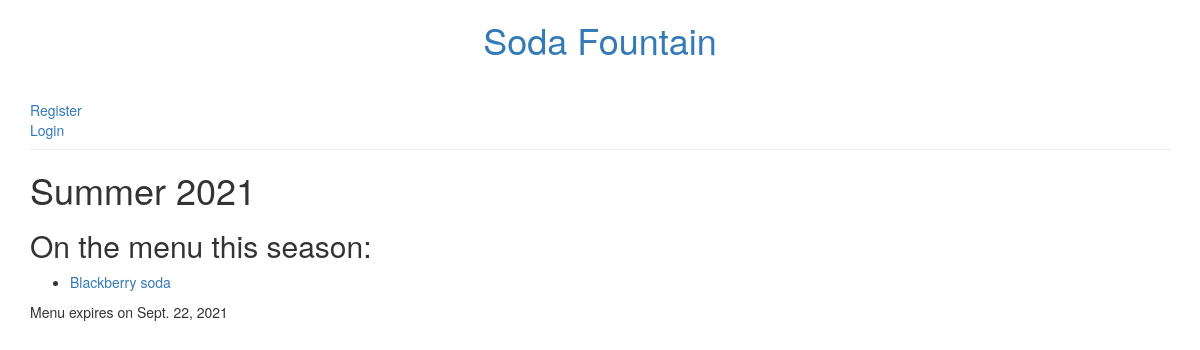
The page /menu/525/ on the database its author committed.
### menu/models.py (models this page shows, shortened)
class Menu(models.Model):
    season = models.CharField(max_length=20)
    items = models.ManyToManyField('Item', related_name='items')
    creator = models.ForeignKey(User, on_delete=models.DO_NOTHING)
    created_date = models.DateField(
            default=timezone.now)
    expiration_date = models.DateField()

class Item(models.Model):
    name = models.CharField(max_length=200)
    description = models.TextField()
    chef = models.ForeignKey('auth.User', on_delete=models.CASCADE)
    created_date = models.DateField(
            default=timezone.now)
    standard = models.BooleanField(default=False)
    ingredients = models.ManyToManyField('Ingredient')
    def __str__(self):
        return self.name

### menu/views.py (the view)
# urls.py: path('<pk>/', views.menu_detail, name='menu_detail'),
def menu_detail(request, pk):
    try:
        menu = models.Menu.objects.prefetch_related(
            'items'
        ).get(pk=pk)
    except models.Menu.DoesNotExist:
        raise Http404
    return render(request,
                  'menu/menu_detail.html',
                  {'menu': menu})

### menu/templates/menu/menu_detail.html (shortened to what this page needs)
{% extends 'layout.html' %}
{% block content %}
  <div class="post">
      <h1>
          {{ menu.season }}
      </h1>
      <h2>On the menu this season:</h2>
      <ul>
          {% for item in menu.items.all %}
              <li><a href="{% url 'menu:item_detail' pk=item.pk %}">{{ item }}</a></li>
          {% endfor %}
      </ul>
      {% if menu.expiration_date %}
          <div class="date">
              Menu expires on {{ menu.expiration_date }}
          </div>
      {% endif %}
  </div>
{% endblock %}

### rows shown on the page
Menu: season "Summer 2021", expiration_date "Sept. 22, 2021"
Item: name "Blackberry soda"
